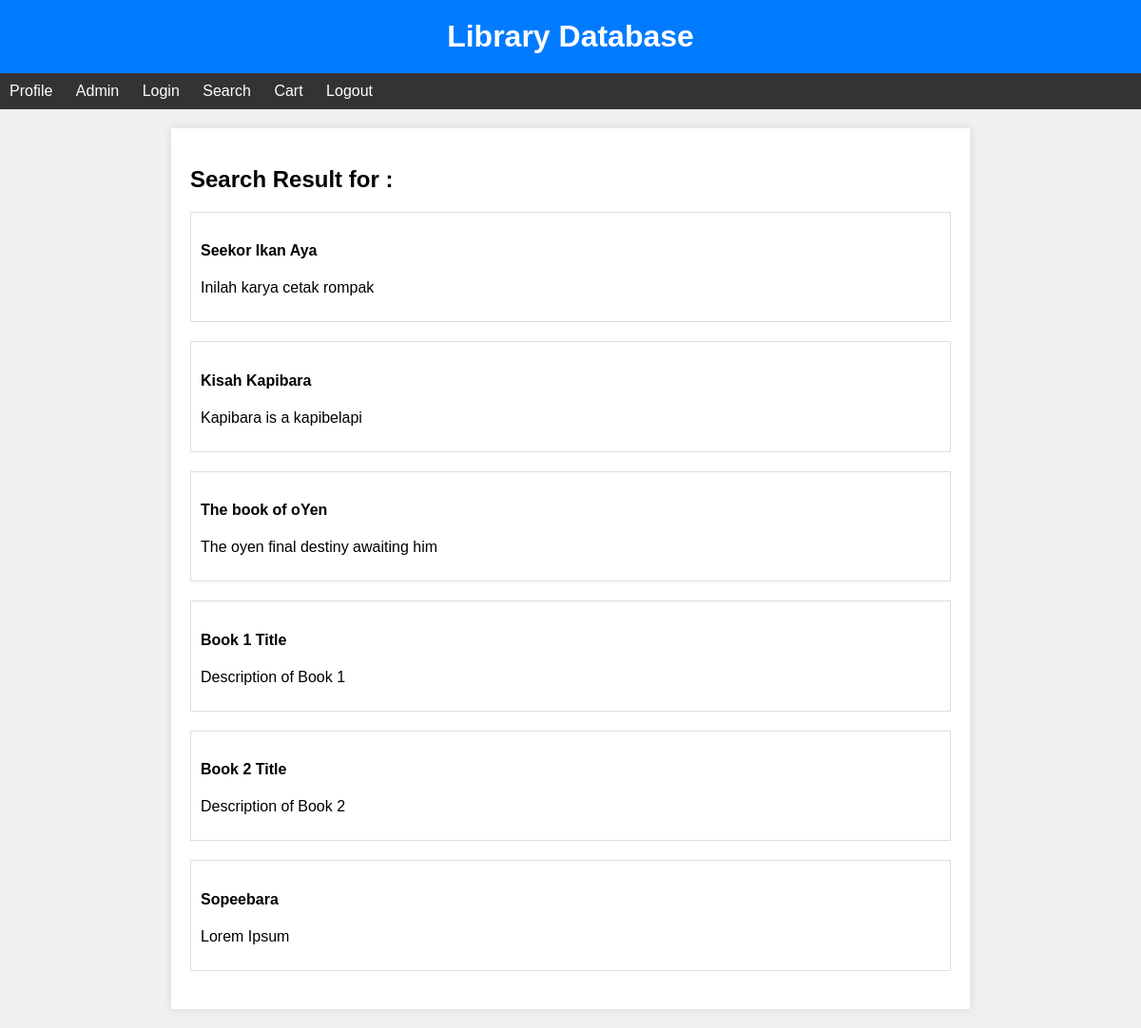
/searchAdv.php, run on the app's committed database.
### tables this page shows
CREATE TABLE `tblbook` (
  `book_ID` int(25) NOT NULL,
  `book_title` varchar(35) NOT NULL,
  `book_author` varchar(25) NOT NULL,
  `book_ISBN` int(35) NOT NULL,
  `publisher` varchar(25) NOT NULL,
  `publication_year` int(11) DEFAULT NULL,
  `genre` varchar(50) DEFAULT NULL,
  `language` varchar(20) DEFAULT NULL,
  `num_pages` int(11) DEFAULT NULL,
  `stock_availability` int(11) DEFAULT NULL,
  `cover_image_url` varchar(255) DEFAULT NULL,
  `description` text DEFAULT NULL
);

### searchAdv.php (the view, shortened to what this page needs)
<!DOCTYPE html>
<html lang="en">
<head>
    <link rel="stylesheet" href="styles.css">
</head>
<body>
<header>
    <h1>Library Database</h1>
</header>
    <nav>
        <ul>
            <li><a href="profile.php">Profile</a></li>
            <li><a href="dashboard.php">Admin</a></li>
            <li><a href="login.php">Login</a></li>
            <li><a href="index2.php">Search</a></li>
            <li><a href="cart.php">Cart</a></li>
            <li><a href="logout.php">Logout</a></li>
        </ul>
    </nav>
<?php
    require 'conn.php';
    $query = $_GET['query'];
    $sql = "SELECT * FROM `tblbook` WHERE
            (`book_title` LIKE '%$query%' OR
             `book_author` LIKE '%$query%' OR
             `book_ISBN` LIKE '%$query%')";
    $result = $conn->query($sql);
    ?>
    <div class="container">
        <ul class="book-list">
        <?php
            if ($result->num_rows > 0) {
                echo "<h2>Search Result for " . $query . ":</h2>";
                while ($row = $result->fetch_assoc()) {
                    echo "<li><h4><a class='booklink' href='desc.php?book_id='" . $row['book_ID'] . "'>" . $row['book_title'] . "</a></h4>";
                    echo "<p>" . $row['description'] . "</p>";
                }
            } else {
                echo "No results found.";
            }
        ?>
    </div>
</body>
</html>

### styles.css (style rules this page uses)
body { font-family: Arial, sans-serif; background-color: #f0f0f0; margin: 0; padding: 0; }
header { background-color: #007BFF; color: #fff; text-align: center; padding: 20px; }
h1 { margin: 0; }
nav { background-color: #333; color: #fff; padding: 10px; }
nav ul { list-style-type: none; margin: 0; padding: 0; }
nav li { display: inline; margin-right: 20px; }
a { color: #fff; text-decoration: none; }
.container { max-width: 800px; margin: 20px auto; padding: 20px; background-color: #fff; box-shadow: 0px 0px 10px rgba(0, 0, 0, 0.1); }
.book-list { list-style-type: none; padding: 0; }
.book-list li { margin-bottom: 20px; border: 1px solid #ddd; padding: 10px; background-color: #fff; }
.book-list a { color: black; }

### data on the page
tblbook: book_title "Seekor Ikan Aya", description "Inilah karya cetak rompak"
tblbook: book_title "Kisah Kapibara", description "Kapibara is a kapibelapi"
tblbook: book_title "The book of oYen", description "The oyen final destiny awaiting him"
tblbook: book_title "Book 1 Title", description "Description of Book 1"
tblbook: book_title "Book 2 Title", description "Description of Book 2"
tblbook: book_title "Sopeebara", description "Lorem Ipsum"
